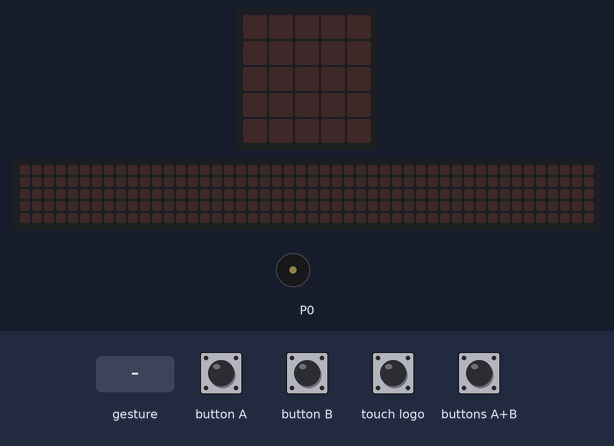
A program run on a simulated BBC micro:bit (MakeCode). Parts: the board's 5×5 LED display, a strip that is not on the board, showing the scrolling text unrolled, buzzer (waves = sounding). Inputs (shaded band) come from the test bench. Random numbers come from a fixed seed; a tilt is held for 1.5 s and a shake lasts 1 s, then the board lies face up again; the 48×5 strip is a reading aid, not a part: it shows the text the display is scrolling, unrolled, one strip-width of it at a time.

Above: at 1.2 s.
1.3 s: button A pressed for 0.15 s
At 1.6 s:
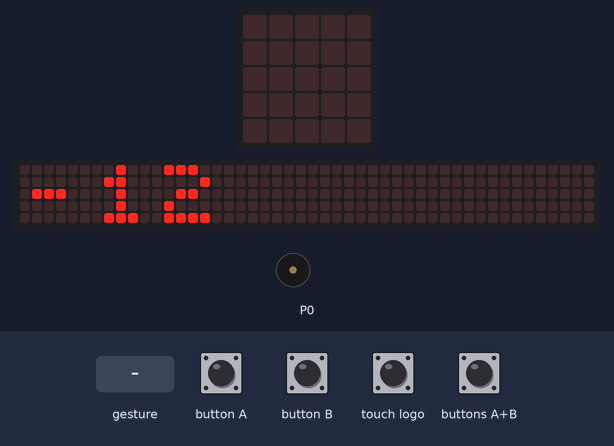
At 1.97 s:
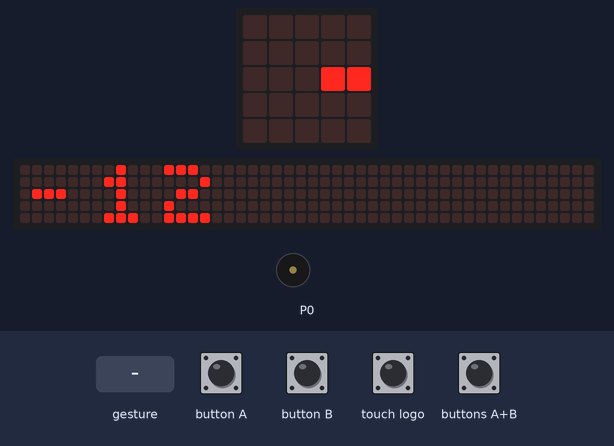
4.3 s: gesture 'shake'
At 16.4 s:
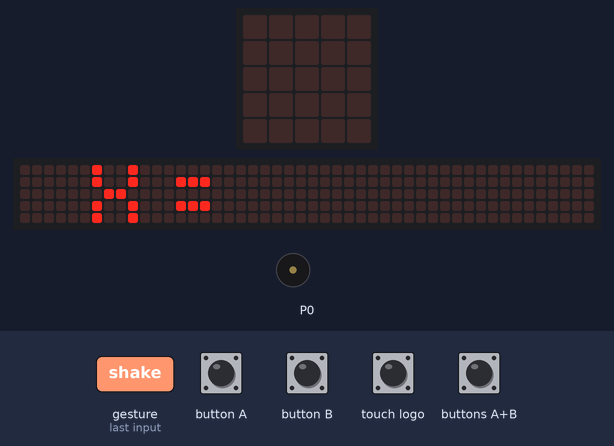
Timing chart, 0 to 18.7 s (numbered marks = the images above; inputs shaded):
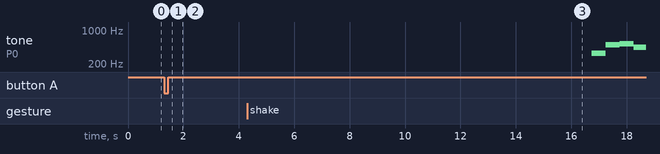

Measured:
- after the input at 1.3 s, the display: changes after 0.15 s (image 1)
- after the input at 4.3 s, tone on P0: silent → 330 Hz after 12.5 s, → 494 Hz 0.51 s later, → 523 Hz 0.51 s later, → 440 Hz 0.51 s later

The program:

main.ts
```typescript
let TERMINO_A = 0
let TERMINO_C = 0
let TERMINO_B = 0
input.onLogoEvent(TouchButtonEvent.Pressed, function () {
    basic.showIcon(IconNames.Heart)
})
input.onButtonPressed(Button.A, function () {
    TERMINO_A += randint(-20, 20)
    while (TERMINO_A == 0) {
        TERMINO_A += randint(-20, 20)
    }
    basic.showNumber(TERMINO_A)
})
input.onGesture(Gesture.Shake, function () {
    basic.showString("SOLUCION X= ")
    music.playMelody("E B C5 A B G A F ", 120)
    basic.showNumber((TERMINO_C - TERMINO_B) / TERMINO_A)
})
input.onButtonPressed(Button.AB, function () {
    TERMINO_C += randint(-20, 20)
    basic.showNumber(TERMINO_C)
})
input.onButtonPressed(Button.B, function () {
    TERMINO_B += randint(-20, 20)
    basic.showNumber(TERMINO_B)
})
input.onGesture(Gesture.LogoDown, function () {
    basic.showString("ECUACION")
    basic.showNumber(TERMINO_A)
    basic.showString("X")
    basic.showString("+")
    basic.showNumber(TERMINO_B)
    basic.showString("=")
    basic.showNumber(TERMINO_C)
})
```

test.ts
```typescript
// aquí va el archivo "tests"; esto no se compilará cuando este paquete se utilice como una extensión.
```
